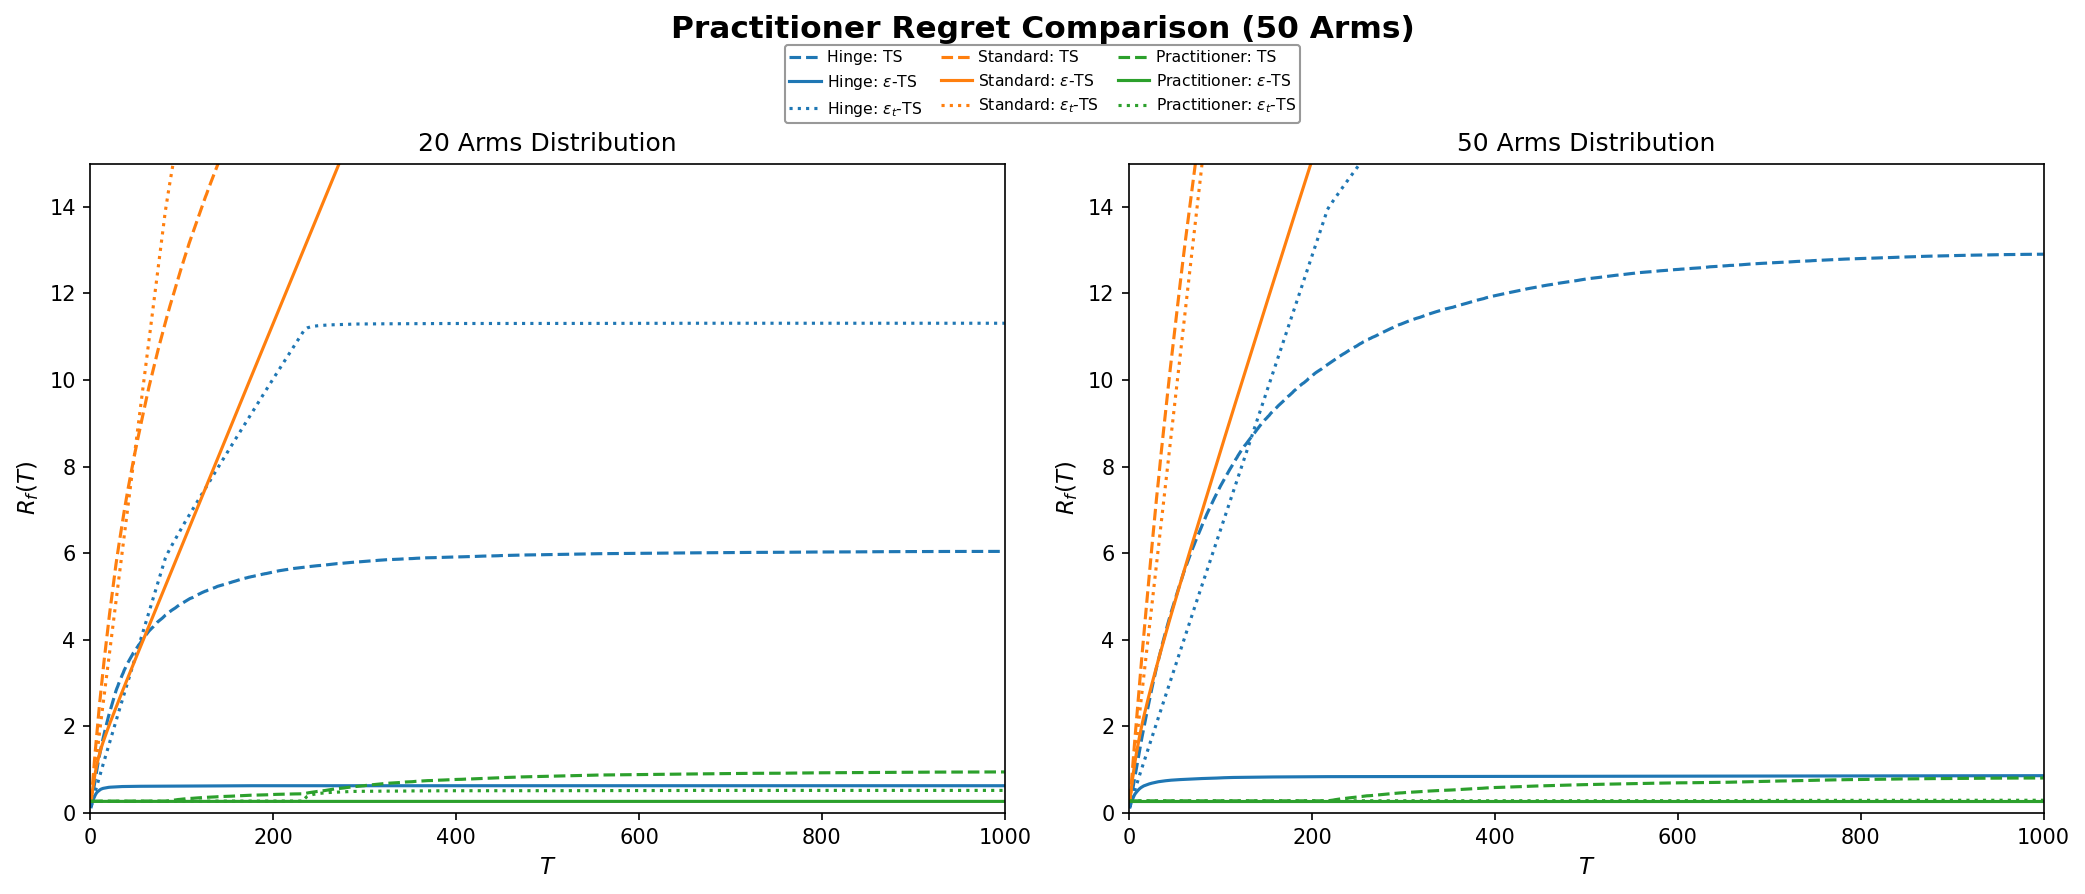

Python code for this plot:
import os
import sys
from typing import TypedDict, Tuple, List, Dict, Any
import numpy as np
import multiprocessing
from joblib import Parallel, delayed
import matplotlib
matplotlib.use('Agg')
import matplotlib.pyplot as plt
from matplotlib.figure import Figure
from matplotlib.lines import Line2D

_HERE = os.path.abspath(os.path.dirname(__file__))
sys.path.insert(0, os.path.join(_HERE, '../Epsilon'))
sys.path.insert(0, os.path.join(_HERE, '../../../learners/src'))
sys.path.insert(0, os.path.join(_HERE, '../../../environments/src'))
sys.path.insert(0, os.path.join(_HERE, '../../..'))

from statisticalrl_learners.MABs.TS import TS
from statisticalrl_learners.MABs.Algo1 import Algo1
from epsilon import compute_epsilon_gaussian as compute_epsilon_star


class ScenarioDict(TypedDict):
    name: str
    title: str
    mu: np.ndarray
    pos: Tuple[int, int]
    ylim_top: float


class EpsilonTSDynamic(Algo1):
    def __init__(self, nbArms: int, precomputed_epsilons: np.ndarray) -> None:
        super().__init__(nbArms, epsilon=precomputed_epsilons[0])
        self.precomputed_epsilons = precomputed_epsilons
        self.time = 0

    def reset(self) -> None:
        super().reset()
        self.time = 0

    def update(self, arm: int, reward: float) -> None:
        self.cumRewards[arm] += reward
        self.nbDraws[arm] += 1
        self.empMeans[arm] = self.cumRewards[arm] / self.nbDraws[arm]
        self.time += 1
        idx = min(self.time, len(self.precomputed_epsilons) - 1)
        self.epsilon = self.precomputed_epsilons[idx]
        self._sample_theta()


class AgentConfig:
    def __init__(self, cls: Any, name: str, kw: Any) -> None:
        self.agent_class = cls
        self.name = name
        self.kwargs_factory = kw


def run_single_replicate(seed: int, agent_class: Any, agent_kwargs: Dict[str, Any],
                         mu: np.ndarray, T: int, eps: float,
                         eps_seq: np.ndarray) -> Tuple[np.ndarray, np.ndarray, np.ndarray]:
    np.random.seed(seed)
    agent = agent_class(**agent_kwargs)
    agent.reset()

    gaps = np.max(mu) - mu
    g_len = np.maximum(0.0, gaps - eps)

    actions = np.empty(T, dtype=int)
    for t in range(T):
        a = agent.play()
        agent.update(a, np.random.binomial(1, mu[a]))
        actions[t] = a

    g = gaps[actions]
    return (np.cumsum(g),
            np.cumsum(g_len[actions]),
            np.cumsum(np.maximum(0.0, g - eps_seq)))


def main():
    eps  = 0.2
    T    = 1000
    N    = 1000

    # Definición de mu para 20 brazos
    mu_20 = np.concatenate([
        [1.0], 
        np.random.uniform(0.85, 0.98, 10), 
        np.random.uniform(0.5, 0.8, 6), 
        np.random.uniform(0.1, 0.4, 3)
    ])
    np.random.shuffle(mu_20)

    # Definición de mu para 50 brazos
    mu_50 = np.concatenate([
        [1.0], 
        np.random.uniform(0.85, 0.98, 25), 
        np.random.uniform(0.5, 0.8, 15), 
        np.random.uniform(0.1, 0.4, 9)
    ])
    np.random.shuffle(mu_50)

    scenarios: List[ScenarioDict] = [
        {"name": "S1", "title": r"20 Arms Distribution", "mu": mu_20, "pos": (0,), "ylim_top": 100.0},
        {"name": "S2", "title": r"50 Arms Distribution", "mu": mu_50, "pos": (1,), "ylim_top": 100.0},
    ]

    agents = [
        AgentConfig(TS,               "TS",               lambda K, e: {"nbArms": K}),
        AgentConfig(Algo1,            "EpsilonTS",        lambda K, e: {"nbArms": K, "epsilon": eps}),
        AgentConfig(EpsilonTSDynamic, "EpsilonTSDynamic", lambda K, e: {"nbArms": K, "precomputed_epsilons": e}),
    ]

    out_dir   = os.path.join(_HERE, "many_arms")
    os.makedirs(out_dir, exist_ok=True)
    n_jobs    = min(multiprocessing.cpu_count(), 16)

    print("=" * 70)
    print(f"PRACTITIONER LENIENCY COMPARISON (20 & 50 ARMS)  eps={eps}  T={T}  N={N}")
    print("=" * 70)

    plt.style.use('default')
    fig: Figure
    fig, axes = plt.subplots(1, 2, figsize=(14, 6), dpi=150)  # type: ignore[assignment]
    times = np.arange(1, T + 1)

    for sc in scenarios:
        mu     = sc["mu"]
        K      = len(mu)
        ax     = axes[sc["pos"][0]]
        gaps   = np.max(mu) - mu
        e_seq  = np.array([float(compute_epsilon_star(gaps, t, sigma=0.5, eta=0.5)[0]) for t in range(1, T + 1)])

        print(f"\n{sc['name']}: {sc['title']}")

        traces = {}
        for ag in agents:
            runs = Parallel(n_jobs=n_jobs)(
                delayed(run_single_replicate)(
                    seed=12345 + i,
                    agent_class=ag.agent_class,
                    agent_kwargs=ag.kwargs_factory(K, e_seq),
                    mu=mu,
                    T=T,
                    eps=eps,
                    eps_seq=e_seq,
                )
                for i in range(N)
            )
            std, hng, prt = np.array(runs).mean(axis=0)
            traces[ag.name] = (std, hng, prt)

        ts_std,  ts_hng,  ts_prt  = traces["TS"]
        eps_std, eps_hng, eps_prt = traces["EpsilonTS"]
        dyn_std, dyn_hng, dyn_prt = traces["EpsilonTSDynamic"]

        ax.plot(times, ts_hng,  color="#1f77b4", linestyle="--", linewidth=1.5)
        ax.plot(times, eps_hng, color="#1f77b4", linestyle="-",  linewidth=1.5)
        ax.plot(times, dyn_hng, color="#1f77b4", linestyle=":",  linewidth=1.5)

        ax.plot(times, ts_std,  color="#ff7f0e", linestyle="--", linewidth=1.5)
        ax.plot(times, eps_std, color="#ff7f0e", linestyle="-",  linewidth=1.5)
        ax.plot(times, dyn_std, color="#ff7f0e", linestyle=":",  linewidth=1.5)

        ax.plot(times, ts_prt,  color="#2ca02c", linestyle="--", linewidth=1.5)
        ax.plot(times, eps_prt, color="#2ca02c", linestyle="-",  linewidth=1.5)
        ax.plot(times, dyn_prt, color="#2ca02c", linestyle=":",  linewidth=1.5)

        ax.set_title(sc["title"], fontsize=12, pad=6)
        ax.set_xlabel(r"$T$", fontsize=11)
        ax.set_ylabel(r"$R_f(T)$", fontsize=11)
        ax.set_xlim(0, T)
        ax.set_ylim(bottom=0, top=15.0)

    fig.tight_layout(rect=[0, 0, 1, 0.88])
    fig.suptitle("Practitioner Regret Comparison (50 Arms)", fontsize=15, fontweight="bold", y=0.985)

    handles = [
        Line2D([0], [0], color="#1f77b4", lw=1.5, linestyle="--", label=r"Hinge: TS"),
        Line2D([0], [0], color="#1f77b4", lw=1.5, linestyle="-",  label=r"Hinge: $\epsilon$-TS"),
        Line2D([0], [0], color="#1f77b4", lw=1.5, linestyle=":",  label=r"Hinge: $\epsilon_t$-TS"),
        Line2D([0], [0], color="#ff7f0e", lw=1.5, linestyle="--", label=r"Standard: TS"),
        Line2D([0], [0], color="#ff7f0e", lw=1.5, linestyle="-",  label=r"Standard: $\epsilon$-TS"),
        Line2D([0], [0], color="#ff7f0e", lw=1.5, linestyle=":",  label=r"Standard: $\epsilon_t$-TS"),
        Line2D([0], [0], color="#2ca02c", lw=1.5, linestyle="--", label=r"Practitioner: TS"),
        Line2D([0], [0], color="#2ca02c", lw=1.5, linestyle="-",  label=r"Practitioner: $\epsilon$-TS"),
        Line2D([0], [0], color="#2ca02c", lw=1.5, linestyle=":",  label=r"Practitioner: $\epsilon_t$-TS"),
    ]

    fig.legend(
        handles=handles,
        loc="upper center",
        bbox_to_anchor=(0.5, 0.96),
        ncol=3,
        frameon=True,
        facecolor="white",
        edgecolor="gray",
        fontsize=7.5,
        columnspacing=1.2,
        handletextpad=0.4,
        borderpad=0.3,
    )

    out = os.path.join(out_dir, "practitioner_20_50_arms.png")
    fig.savefig(out, bbox_inches="tight")
    plt.close(fig)
    print(f"\n{'=' * 70}\n[OK] {os.path.abspath(out)}\n{'=' * 70}")


if __name__ == "__main__":
    main()
